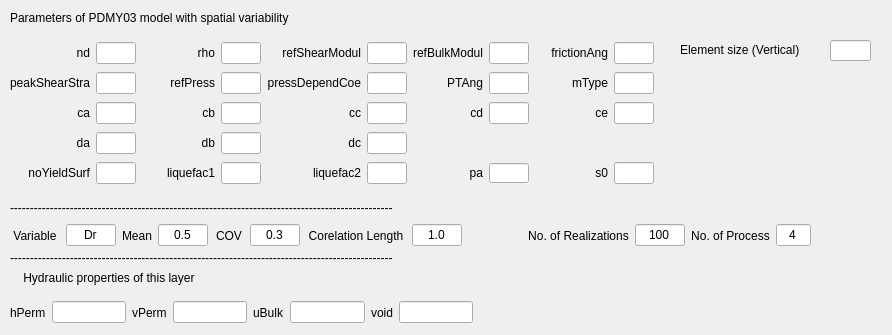
<?xml version="1.0" encoding="UTF-8"?>
<ui version="4.0">
 <class>Dialog</class>
 <widget class="QDialog" name="Dialog">
  <property name="geometry">
   <rect>
    <x>0</x>
    <y>0</y>
    <width>892</width>
    <height>335</height>
   </rect>
  </property>
  <property name="windowTitle">
   <string>Dialog</string>
  </property>
  <widget class="QLabel" name="hydraulicLabel">
   <property name="geometry">
    <rect>
     <x>20</x>
     <y>270</y>
     <width>521</width>
     <height>16</height>
    </rect>
   </property>
   <property name="text">
    <string> Hydraulic properties of this layer</string>
   </property>
  </widget>
  <widget class="QLabel" name="label_34">
   <property name="geometry">
    <rect>
     <x>10</x>
     <y>10</y>
     <width>371</width>
     <height>16</height>
    </rect>
   </property>
   <property name="text">
    <string>Parameters of PDMY03 model with spatial variability</string>
   </property>
  </widget>
  <widget class="QLabel" name="line1_2">
   <property name="geometry">
    <rect>
     <x>10</x>
     <y>200</y>
     <width>591</width>
     <height>16</height>
    </rect>
   </property>
   <property name="text">
    <string>------------------------------------------------------------------------------------------------</string>
   </property>
  </widget>
  <widget class="QWidget" name="layoutWidget">
   <property name="geometry">
    <rect>
     <x>10</x>
     <y>40</y>
     <width>644</width>
     <height>151</height>
    </rect>
   </property>
   <layout class="QGridLayout" name="gridLayout">
    <item row="4" column="4">
     <widget class="QLabel" name="liquefac2_2">
      <property name="sizePolicy">
       <sizepolicy hsizetype="Preferred" vsizetype="Preferred">
        <horstretch>1</horstretch>
        <verstretch>0</verstretch>
       </sizepolicy>
      </property>
      <property name="text">
       <string>liquefac2</string>
      </property>
      <property name="alignment">
       <set>Qt::AlignRight|Qt::AlignTrailing|Qt::AlignVCenter</set>
      </property>
     </widget>
    </item>
    <item row="4" column="7">
     <widget class="QLineEdit" name="pa">
      <property name="sizePolicy">
       <sizepolicy hsizetype="Maximum" vsizetype="Fixed">
        <horstretch>0</horstretch>
        <verstretch>0</verstretch>
       </sizepolicy>
      </property>
      <property name="maximumSize">
       <size>
        <width>40</width>
        <height>20</height>
       </size>
      </property>
     </widget>
    </item>
    <item row="4" column="6">
     <widget class="QLabel" name="pa_2">
      <property name="text">
       <string>pa</string>
      </property>
      <property name="alignment">
       <set>Qt::AlignRight|Qt::AlignTrailing|Qt::AlignVCenter</set>
      </property>
     </widget>
    </item>
    <item row="4" column="0">
     <widget class="QLabel" name="noYieldSurf_2">
      <property name="sizePolicy">
       <sizepolicy hsizetype="Preferred" vsizetype="Preferred">
        <horstretch>1</horstretch>
        <verstretch>0</verstretch>
       </sizepolicy>
      </property>
      <property name="text">
       <string>noYieldSurf</string>
      </property>
      <property name="alignment">
       <set>Qt::AlignRight|Qt::AlignTrailing|Qt::AlignVCenter</set>
      </property>
     </widget>
    </item>
    <item row="4" column="8">
     <widget class="QLabel" name="s0_2">
      <property name="sizePolicy">
       <sizepolicy hsizetype="Preferred" vsizetype="Preferred">
        <horstretch>1</horstretch>
        <verstretch>0</verstretch>
       </sizepolicy>
      </property>
      <property name="text">
       <string>s0</string>
      </property>
      <property name="alignment">
       <set>Qt::AlignRight|Qt::AlignTrailing|Qt::AlignVCenter</set>
      </property>
     </widget>
    </item>
    <item row="0" column="8">
     <widget class="QLabel" name="frictionAng_2">
      <property name="text">
       <string>frictionAng</string>
      </property>
      <property name="alignment">
       <set>Qt::AlignRight|Qt::AlignTrailing|Qt::AlignVCenter</set>
      </property>
     </widget>
    </item>
    <item row="0" column="0">
     <widget class="QLabel" name="nd_2">
      <property name="text">
       <string>nd</string>
      </property>
      <property name="alignment">
       <set>Qt::AlignRight|Qt::AlignTrailing|Qt::AlignVCenter</set>
      </property>
     </widget>
    </item>
    <item row="0" column="1">
     <widget class="QLineEdit" name="nd">
      <property name="sizePolicy">
       <sizepolicy hsizetype="Maximum" vsizetype="Fixed">
        <horstretch>0</horstretch>
        <verstretch>0</verstretch>
       </sizepolicy>
      </property>
      <property name="maximumSize">
       <size>
        <width>40</width>
        <height>16777215</height>
       </size>
      </property>
     </widget>
    </item>
    <item row="2" column="5">
     <widget class="QLineEdit" name="cc">
      <property name="sizePolicy">
       <sizepolicy hsizetype="Maximum" vsizetype="Fixed">
        <horstretch>0</horstretch>
        <verstretch>0</verstretch>
       </sizepolicy>
      </property>
      <property name="maximumSize">
       <size>
        <width>40</width>
        <height>16777215</height>
       </size>
      </property>
     </widget>
    </item>
    <item row="0" column="7">
     <widget class="QLineEdit" name="refBulkModul">
      <property name="sizePolicy">
       <sizepolicy hsizetype="Maximum" vsizetype="Fixed">
        <horstretch>0</horstretch>
        <verstretch>0</verstretch>
       </sizepolicy>
      </property>
      <property name="maximumSize">
       <size>
        <width>40</width>
        <height>16777215</height>
       </size>
      </property>
     </widget>
    </item>
    <item row="4" column="9">
     <widget class="QLineEdit" name="s0">
      <property name="sizePolicy">
       <sizepolicy hsizetype="Maximum" vsizetype="Fixed">
        <horstretch>0</horstretch>
        <verstretch>0</verstretch>
       </sizepolicy>
      </property>
      <property name="maximumSize">
       <size>
        <width>40</width>
        <height>16777215</height>
       </size>
      </property>
     </widget>
    </item>
    <item row="2" column="8">
     <widget class="QLabel" name="cd_3">
      <property name="text">
       <string>ce</string>
      </property>
      <property name="alignment">
       <set>Qt::AlignRight|Qt::AlignTrailing|Qt::AlignVCenter</set>
      </property>
     </widget>
    </item>
    <item row="2" column="3">
     <widget class="QLineEdit" name="cb">
      <property name="sizePolicy">
       <sizepolicy hsizetype="Maximum" vsizetype="Fixed">
        <horstretch>0</horstretch>
        <verstretch>0</verstretch>
       </sizepolicy>
      </property>
      <property name="maximumSize">
       <size>
        <width>40</width>
        <height>16777215</height>
       </size>
      </property>
     </widget>
    </item>
    <item row="3" column="1">
     <widget class="QLineEdit" name="da">
      <property name="sizePolicy">
       <sizepolicy hsizetype="Maximum" vsizetype="Fixed">
        <horstretch>0</horstretch>
        <verstretch>0</verstretch>
       </sizepolicy>
      </property>
      <property name="maximumSize">
       <size>
        <width>40</width>
        <height>16777215</height>
       </size>
      </property>
     </widget>
    </item>
    <item row="2" column="1">
     <widget class="QLineEdit" name="ca">
      <property name="sizePolicy">
       <sizepolicy hsizetype="Maximum" vsizetype="Fixed">
        <horstretch>0</horstretch>
        <verstretch>0</verstretch>
       </sizepolicy>
      </property>
      <property name="maximumSize">
       <size>
        <width>40</width>
        <height>16777215</height>
       </size>
      </property>
     </widget>
    </item>
    <item row="4" column="5">
     <widget class="QLineEdit" name="liquefac2">
      <property name="sizePolicy">
       <sizepolicy hsizetype="Maximum" vsizetype="Fixed">
        <horstretch>0</horstretch>
        <verstretch>0</verstretch>
       </sizepolicy>
      </property>
      <property name="maximumSize">
       <size>
        <width>40</width>
        <height>16777215</height>
       </size>
      </property>
     </widget>
    </item>
    <item row="2" column="2">
     <widget class="QLabel" name="cb_2">
      <property name="text">
       <string>cb</string>
      </property>
      <property name="alignment">
       <set>Qt::AlignRight|Qt::AlignTrailing|Qt::AlignVCenter</set>
      </property>
     </widget>
    </item>
    <item row="3" column="0">
     <widget class="QLabel" name="da_2">
      <property name="text">
       <string>da</string>
      </property>
      <property name="alignment">
       <set>Qt::AlignRight|Qt::AlignTrailing|Qt::AlignVCenter</set>
      </property>
     </widget>
    </item>
    <item row="3" column="3">
     <widget class="QLineEdit" name="db">
      <property name="sizePolicy">
       <sizepolicy hsizetype="Maximum" vsizetype="Fixed">
        <horstretch>0</horstretch>
        <verstretch>0</verstretch>
       </sizepolicy>
      </property>
      <property name="maximumSize">
       <size>
        <width>40</width>
        <height>16777215</height>
       </size>
      </property>
     </widget>
    </item>
    <item row="0" column="4">
     <widget class="QLabel" name="refShearModul_2">
      <property name="text">
       <string>refShearModul</string>
      </property>
      <property name="alignment">
       <set>Qt::AlignRight|Qt::AlignTrailing|Qt::AlignVCenter</set>
      </property>
     </widget>
    </item>
    <item row="0" column="3">
     <widget class="QLineEdit" name="rho">
      <property name="sizePolicy">
       <sizepolicy hsizetype="Maximum" vsizetype="Fixed">
        <horstretch>0</horstretch>
        <verstretch>0</verstretch>
       </sizepolicy>
      </property>
      <property name="maximumSize">
       <size>
        <width>40</width>
        <height>16777215</height>
       </size>
      </property>
     </widget>
    </item>
    <item row="0" column="6">
     <widget class="QLabel" name="refBulkModul_2">
      <property name="text">
       <string>refBulkModul</string>
      </property>
      <property name="alignment">
       <set>Qt::AlignRight|Qt::AlignTrailing|Qt::AlignVCenter</set>
      </property>
     </widget>
    </item>
    <item row="0" column="9">
     <widget class="QLineEdit" name="frictionAng">
      <property name="sizePolicy">
       <sizepolicy hsizetype="Maximum" vsizetype="Fixed">
        <horstretch>0</horstretch>
        <verstretch>0</verstretch>
       </sizepolicy>
      </property>
      <property name="maximumSize">
       <size>
        <width>40</width>
        <height>16777215</height>
       </size>
      </property>
     </widget>
    </item>
    <item row="3" column="4">
     <widget class="QLabel" name="dc_2">
      <property name="text">
       <string>dc</string>
      </property>
      <property name="alignment">
       <set>Qt::AlignRight|Qt::AlignTrailing|Qt::AlignVCenter</set>
      </property>
     </widget>
    </item>
    <item row="0" column="2">
     <widget class="QLabel" name="rho_2">
      <property name="text">
       <string>rho</string>
      </property>
      <property name="alignment">
       <set>Qt::AlignRight|Qt::AlignTrailing|Qt::AlignVCenter</set>
      </property>
     </widget>
    </item>
    <item row="3" column="2">
     <widget class="QLabel" name="db_2">
      <property name="text">
       <string>db</string>
      </property>
      <property name="alignment">
       <set>Qt::AlignRight|Qt::AlignTrailing|Qt::AlignVCenter</set>
      </property>
     </widget>
    </item>
    <item row="2" column="0">
     <widget class="QLabel" name="ca_2">
      <property name="text">
       <string>ca</string>
      </property>
      <property name="alignment">
       <set>Qt::AlignRight|Qt::AlignTrailing|Qt::AlignVCenter</set>
      </property>
     </widget>
    </item>
    <item row="3" column="5">
     <widget class="QLineEdit" name="dc">
      <property name="sizePolicy">
       <sizepolicy hsizetype="Maximum" vsizetype="Fixed">
        <horstretch>0</horstretch>
        <verstretch>0</verstretch>
       </sizepolicy>
      </property>
      <property name="maximumSize">
       <size>
        <width>40</width>
        <height>16777215</height>
       </size>
      </property>
     </widget>
    </item>
    <item row="4" column="3">
     <widget class="QLineEdit" name="liquefac1">
      <property name="sizePolicy">
       <sizepolicy hsizetype="Maximum" vsizetype="Fixed">
        <horstretch>0</horstretch>
        <verstretch>0</verstretch>
       </sizepolicy>
      </property>
      <property name="maximumSize">
       <size>
        <width>40</width>
        <height>16777215</height>
       </size>
      </property>
     </widget>
    </item>
    <item row="0" column="5">
     <widget class="QLineEdit" name="refShearModul">
      <property name="sizePolicy">
       <sizepolicy hsizetype="Maximum" vsizetype="Fixed">
        <horstretch>0</horstretch>
        <verstretch>0</verstretch>
       </sizepolicy>
      </property>
      <property name="maximumSize">
       <size>
        <width>40</width>
        <height>16777215</height>
       </size>
      </property>
     </widget>
    </item>
    <item row="4" column="2">
     <widget class="QLabel" name="liquefac1_1">
      <property name="sizePolicy">
       <sizepolicy hsizetype="Preferred" vsizetype="Preferred">
        <horstretch>1</horstretch>
        <verstretch>0</verstretch>
       </sizepolicy>
      </property>
      <property name="text">
       <string>liquefac1</string>
      </property>
      <property name="alignment">
       <set>Qt::AlignRight|Qt::AlignTrailing|Qt::AlignVCenter</set>
      </property>
     </widget>
    </item>
    <item row="2" column="4">
     <widget class="QLabel" name="cc_2">
      <property name="text">
       <string>cc</string>
      </property>
      <property name="alignment">
       <set>Qt::AlignRight|Qt::AlignTrailing|Qt::AlignVCenter</set>
      </property>
     </widget>
    </item>
    <item row="2" column="7">
     <widget class="QLineEdit" name="cd">
      <property name="sizePolicy">
       <sizepolicy hsizetype="Maximum" vsizetype="Fixed">
        <horstretch>0</horstretch>
        <verstretch>0</verstretch>
       </sizepolicy>
      </property>
      <property name="maximumSize">
       <size>
        <width>40</width>
        <height>16777215</height>
       </size>
      </property>
     </widget>
    </item>
    <item row="2" column="6">
     <widget class="QLabel" name="cd_2">
      <property name="text">
       <string>cd</string>
      </property>
      <property name="alignment">
       <set>Qt::AlignRight|Qt::AlignTrailing|Qt::AlignVCenter</set>
      </property>
     </widget>
    </item>
    <item row="2" column="9">
     <widget class="QLineEdit" name="ce">
      <property name="sizePolicy">
       <sizepolicy hsizetype="Maximum" vsizetype="Fixed">
        <horstretch>0</horstretch>
        <verstretch>0</verstretch>
       </sizepolicy>
      </property>
      <property name="maximumSize">
       <size>
        <width>40</width>
        <height>16777215</height>
       </size>
      </property>
     </widget>
    </item>
    <item row="4" column="1">
     <widget class="QLineEdit" name="noYieldSurf">
      <property name="sizePolicy">
       <sizepolicy hsizetype="Maximum" vsizetype="Fixed">
        <horstretch>0</horstretch>
        <verstretch>0</verstretch>
       </sizepolicy>
      </property>
      <property name="maximumSize">
       <size>
        <width>40</width>
        <height>16777215</height>
       </size>
      </property>
     </widget>
    </item>
    <item row="1" column="0">
     <widget class="QLabel" name="peakShearStra_2">
      <property name="text">
       <string>peakShearStra</string>
      </property>
      <property name="alignment">
       <set>Qt::AlignRight|Qt::AlignTrailing|Qt::AlignVCenter</set>
      </property>
     </widget>
    </item>
    <item row="1" column="1">
     <widget class="QLineEdit" name="peakShearStra">
      <property name="sizePolicy">
       <sizepolicy hsizetype="Maximum" vsizetype="Fixed">
        <horstretch>0</horstretch>
        <verstretch>0</verstretch>
       </sizepolicy>
      </property>
      <property name="maximumSize">
       <size>
        <width>40</width>
        <height>16777215</height>
       </size>
      </property>
     </widget>
    </item>
    <item row="1" column="2">
     <widget class="QLabel" name="refPress_2">
      <property name="text">
       <string>refPress</string>
      </property>
      <property name="alignment">
       <set>Qt::AlignRight|Qt::AlignTrailing|Qt::AlignVCenter</set>
      </property>
     </widget>
    </item>
    <item row="1" column="3">
     <widget class="QLineEdit" name="refPress">
      <property name="sizePolicy">
       <sizepolicy hsizetype="Maximum" vsizetype="Fixed">
        <horstretch>0</horstretch>
        <verstretch>0</verstretch>
       </sizepolicy>
      </property>
      <property name="maximumSize">
       <size>
        <width>40</width>
        <height>16777215</height>
       </size>
      </property>
     </widget>
    </item>
    <item row="1" column="4">
     <widget class="QLabel" name="pressDependCoe_2">
      <property name="text">
       <string>pressDependCoe</string>
      </property>
      <property name="alignment">
       <set>Qt::AlignRight|Qt::AlignTrailing|Qt::AlignVCenter</set>
      </property>
     </widget>
    </item>
    <item row="1" column="5">
     <widget class="QLineEdit" name="pressDependCoe">
      <property name="sizePolicy">
       <sizepolicy hsizetype="Maximum" vsizetype="Fixed">
        <horstretch>0</horstretch>
        <verstretch>0</verstretch>
       </sizepolicy>
      </property>
      <property name="maximumSize">
       <size>
        <width>40</width>
        <height>16777215</height>
       </size>
      </property>
     </widget>
    </item>
    <item row="1" column="6">
     <widget class="QLabel" name="PTAng_2">
      <property name="text">
       <string>PTAng</string>
      </property>
      <property name="alignment">
       <set>Qt::AlignRight|Qt::AlignTrailing|Qt::AlignVCenter</set>
      </property>
     </widget>
    </item>
    <item row="1" column="7">
     <widget class="QLineEdit" name="PTAng">
      <property name="sizePolicy">
       <sizepolicy hsizetype="Maximum" vsizetype="Fixed">
        <horstretch>0</horstretch>
        <verstretch>0</verstretch>
       </sizepolicy>
      </property>
      <property name="maximumSize">
       <size>
        <width>40</width>
        <height>16777215</height>
       </size>
      </property>
     </widget>
    </item>
    <item row="1" column="8">
     <widget class="QLabel" name="mTpye_2">
      <property name="text">
       <string>mType</string>
      </property>
      <property name="alignment">
       <set>Qt::AlignRight|Qt::AlignTrailing|Qt::AlignVCenter</set>
      </property>
     </widget>
    </item>
    <item row="1" column="9">
     <widget class="QLineEdit" name="mType">
      <property name="sizePolicy">
       <sizepolicy hsizetype="Maximum" vsizetype="Fixed">
        <horstretch>0</horstretch>
        <verstretch>0</verstretch>
       </sizepolicy>
      </property>
      <property name="maximumSize">
       <size>
        <width>40</width>
        <height>16777215</height>
       </size>
      </property>
     </widget>
    </item>
   </layout>
  </widget>
  <widget class="QWidget" name="layoutWidget_2">
   <property name="geometry">
    <rect>
     <x>10</x>
     <y>220</y>
     <width>801</width>
     <height>31</height>
    </rect>
   </property>
   <layout class="QHBoxLayout" name="horizontalLayout">
    <item>
     <widget class="QLabel" name="varName2">
      <property name="minimumSize">
       <size>
        <width>50</width>
        <height>0</height>
       </size>
      </property>
      <property name="maximumSize">
       <size>
        <width>100</width>
        <height>16777215</height>
       </size>
      </property>
      <property name="toolTip">
       <string>Variable with spatial variability</string>
      </property>
      <property name="text">
       <string>Variable</string>
      </property>
      <property name="alignment">
       <set>Qt::AlignCenter</set>
      </property>
     </widget>
    </item>
    <item>
     <widget class="QLineEdit" name="varName">
      <property name="sizePolicy">
       <sizepolicy hsizetype="Maximum" vsizetype="Fixed">
        <horstretch>0</horstretch>
        <verstretch>0</verstretch>
       </sizepolicy>
      </property>
      <property name="minimumSize">
       <size>
        <width>30</width>
        <height>0</height>
       </size>
      </property>
      <property name="maximumSize">
       <size>
        <width>50</width>
        <height>16777215</height>
       </size>
      </property>
      <property name="text">
       <string>Dr</string>
      </property>
      <property name="alignment">
       <set>Qt::AlignCenter</set>
      </property>
     </widget>
    </item>
    <item>
     <widget class="QLabel" name="mean2">
      <property name="minimumSize">
       <size>
        <width>30</width>
        <height>0</height>
       </size>
      </property>
      <property name="maximumSize">
       <size>
        <width>50</width>
        <height>16777215</height>
       </size>
      </property>
      <property name="toolTip">
       <string>Mean of the variable with spatial variability</string>
      </property>
      <property name="text">
       <string>Mean</string>
      </property>
      <property name="alignment">
       <set>Qt::AlignCenter</set>
      </property>
     </widget>
    </item>
    <item>
     <widget class="QLineEdit" name="mean">
      <property name="sizePolicy">
       <sizepolicy hsizetype="Maximum" vsizetype="Fixed">
        <horstretch>0</horstretch>
        <verstretch>0</verstretch>
       </sizepolicy>
      </property>
      <property name="minimumSize">
       <size>
        <width>30</width>
        <height>0</height>
       </size>
      </property>
      <property name="maximumSize">
       <size>
        <width>50</width>
        <height>16777215</height>
       </size>
      </property>
      <property name="text">
       <string>0.5</string>
      </property>
      <property name="alignment">
       <set>Qt::AlignCenter</set>
      </property>
     </widget>
    </item>
    <item>
     <widget class="QLabel" name="cov2">
      <property name="minimumSize">
       <size>
        <width>30</width>
        <height>0</height>
       </size>
      </property>
      <property name="maximumSize">
       <size>
        <width>50</width>
        <height>16777215</height>
       </size>
      </property>
      <property name="toolTip">
       <string>Coefficient of variation of the variable</string>
      </property>
      <property name="text">
       <string>COV</string>
      </property>
      <property name="alignment">
       <set>Qt::AlignCenter</set>
      </property>
     </widget>
    </item>
    <item>
     <widget class="QLineEdit" name="cov">
      <property name="sizePolicy">
       <sizepolicy hsizetype="Maximum" vsizetype="Fixed">
        <horstretch>0</horstretch>
        <verstretch>0</verstretch>
       </sizepolicy>
      </property>
      <property name="minimumSize">
       <size>
        <width>30</width>
        <height>0</height>
       </size>
      </property>
      <property name="maximumSize">
       <size>
        <width>50</width>
        <height>16777215</height>
       </size>
      </property>
      <property name="text">
       <string>0.3</string>
      </property>
      <property name="alignment">
       <set>Qt::AlignCenter</set>
      </property>
     </widget>
    </item>
    <item>
     <widget class="QLabel" name="Ly2">
      <property name="minimumSize">
       <size>
        <width>100</width>
        <height>0</height>
       </size>
      </property>
      <property name="maximumSize">
       <size>
        <width>120</width>
        <height>16777215</height>
       </size>
      </property>
      <property name="toolTip">
       <string>Corelation length in vertical direction</string>
      </property>
      <property name="text">
       <string>Corelation Length</string>
      </property>
      <property name="alignment">
       <set>Qt::AlignCenter</set>
      </property>
     </widget>
    </item>
    <item>
     <widget class="QLineEdit" name="Ly">
      <property name="sizePolicy">
       <sizepolicy hsizetype="Maximum" vsizetype="Fixed">
        <horstretch>0</horstretch>
        <verstretch>0</verstretch>
       </sizepolicy>
      </property>
      <property name="minimumSize">
       <size>
        <width>30</width>
        <height>0</height>
       </size>
      </property>
      <property name="maximumSize">
       <size>
        <width>50</width>
        <height>16777215</height>
       </size>
      </property>
      <property name="text">
       <string>1.0</string>
      </property>
      <property name="alignment">
       <set>Qt::AlignCenter</set>
      </property>
     </widget>
    </item>
    <item>
     <spacer name="horizontalSpacer">
      <property name="orientation">
       <enum>Qt::Horizontal</enum>
      </property>
      <property name="sizeHint" stdset="0">
       <size>
        <width>40</width>
        <height>20</height>
       </size>
      </property>
     </spacer>
    </item>
    <item>
     <widget class="QLabel" name="realization2">
      <property name="minimumSize">
       <size>
        <width>100</width>
        <height>0</height>
       </size>
      </property>
      <property name="maximumSize">
       <size>
        <width>120</width>
        <height>16777215</height>
       </size>
      </property>
      <property name="text">
       <string>No. of Realizations</string>
      </property>
      <property name="alignment">
       <set>Qt::AlignCenter</set>
      </property>
     </widget>
    </item>
    <item>
     <widget class="QLineEdit" name="realization">
      <property name="sizePolicy">
       <sizepolicy hsizetype="Maximum" vsizetype="Fixed">
        <horstretch>0</horstretch>
        <verstretch>0</verstretch>
       </sizepolicy>
      </property>
      <property name="minimumSize">
       <size>
        <width>30</width>
        <height>0</height>
       </size>
      </property>
      <property name="maximumSize">
       <size>
        <width>50</width>
        <height>16777215</height>
       </size>
      </property>
      <property name="text">
       <string>100</string>
      </property>
      <property name="alignment">
       <set>Qt::AlignCenter</set>
      </property>
     </widget>
    </item>
    <item>
     <widget class="QLabel" name="processor2">
      <property name="text">
       <string>No. of Process</string>
      </property>
      <property name="alignment">
       <set>Qt::AlignCenter</set>
      </property>
     </widget>
    </item>
    <item>
     <widget class="QLineEdit" name="processor">
      <property name="maximumSize">
       <size>
        <width>35</width>
        <height>16777215</height>
       </size>
      </property>
      <property name="text">
       <string>4</string>
      </property>
      <property name="alignment">
       <set>Qt::AlignCenter</set>
      </property>
     </widget>
    </item>
   </layout>
  </widget>
  <widget class="QLabel" name="line1_3">
   <property name="geometry">
    <rect>
     <x>10</x>
     <y>250</y>
     <width>591</width>
     <height>16</height>
    </rect>
   </property>
   <property name="text">
    <string>------------------------------------------------------------------------------------------------</string>
   </property>
  </widget>
  <widget class="QWidget" name="layoutWidget">
   <property name="geometry">
    <rect>
     <x>10</x>
     <y>300</y>
     <width>463</width>
     <height>25</height>
    </rect>
   </property>
   <layout class="QHBoxLayout" name="horizontalLayout_2">
    <item>
     <widget class="QLabel" name="hPerm_2">
      <property name="toolTip">
       <string>Hydraulic conductivity (L/T) in horizontal direction</string>
      </property>
      <property name="text">
       <string>hPerm</string>
      </property>
     </widget>
    </item>
    <item>
     <widget class="QLineEdit" name="hPerm"/>
    </item>
    <item>
     <widget class="QLabel" name="vPerm_2">
      <property name="toolTip">
       <string>Hydraulic conductivity (L/T) in vertical direction</string>
      </property>
      <property name="text">
       <string>vPerm</string>
      </property>
     </widget>
    </item>
    <item>
     <widget class="QLineEdit" name="vPerm"/>
    </item>
    <item>
     <widget class="QLabel" name="uBulk_2">
      <property name="toolTip">
       <string>Bulk modulus of water</string>
      </property>
      <property name="text">
       <string>uBulk</string>
      </property>
     </widget>
    </item>
    <item>
     <widget class="QLineEdit" name="uBulk"/>
    </item>
    <item>
     <widget class="QLabel" name="evoid_2">
      <property name="toolTip">
       <string>Void ratio of the material</string>
      </property>
      <property name="text">
       <string>void</string>
      </property>
     </widget>
    </item>
    <item>
     <widget class="QLineEdit" name="evoid"/>
    </item>
   </layout>
  </widget>
  <widget class="QLabel" name="eSizeLabel">
   <property name="geometry">
    <rect>
     <x>680</x>
     <y>40</y>
     <width>141</width>
     <height>20</height>
    </rect>
   </property>
   <property name="text">
    <string>Element size (Vertical)</string>
   </property>
  </widget>
  <widget class="QLineEdit" name="eSize">
   <property name="geometry">
    <rect>
     <x>830</x>
     <y>40</y>
     <width>41</width>
     <height>21</height>
    </rect>
   </property>
  </widget>
 </widget>
 <resources/>
 <connections/>
</ui>
